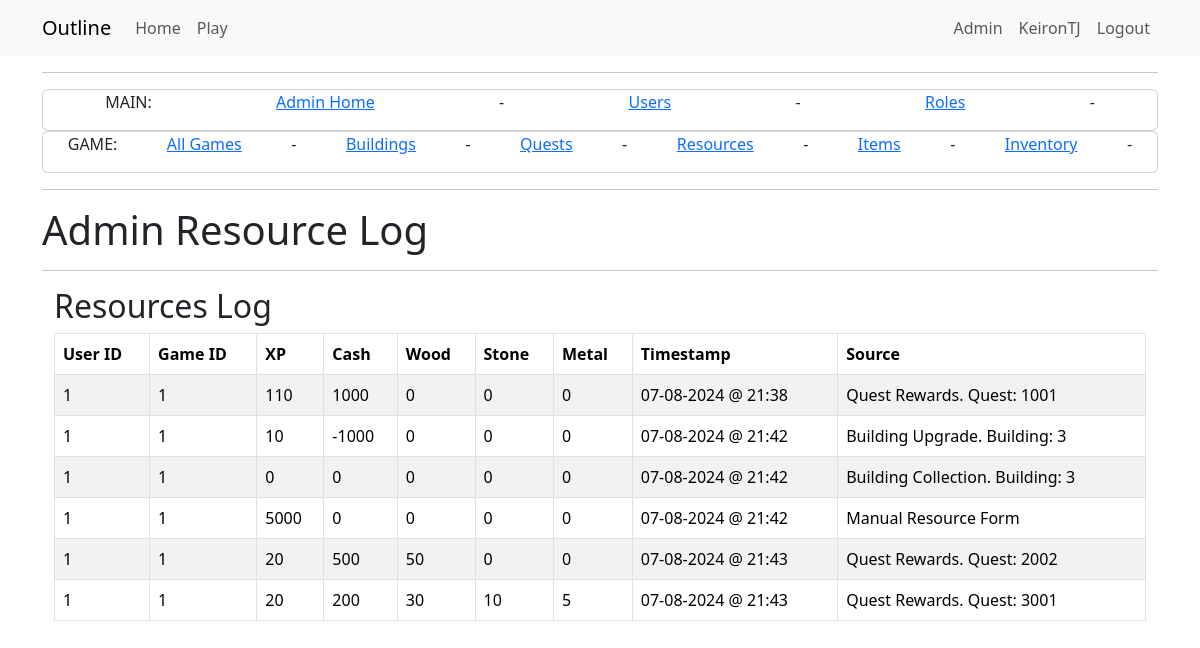
/admin_resourceslog (signed in), run on the app's committed database.
### app/models.py (models this page shows, shortened)
class User(UserMixin, db.Model):
    id = db.Column(Integer, primary_key=True)
    username = db.Column(String(64), index=True, unique=True)
    email = db.Column(String(120), index=True, unique=True)
    password_hash = db.Column(String(256))
    active = db.Column(db.Boolean(), default=True)
    activegame = db.Column(db.Integer, nullable=True)
    game = so.relationship("Game", back_populates="user", cascade="all, delete-orphan")
    role=so.relationship("Role", secondary="user_roles")
    def is_admin(self):
        return 'admin' in [role.name for role in self.role]

class ResourceLog(db.Model):
    __tablename__ = 'resource_log'
    id = db.Column(db.Integer, primary_key=True)
    game_id = db.Column(db.Integer, db.ForeignKey("game.id"))
    cash = db.Column(db.Integer, default=0)
    xp = db.Column(db.Integer, default=0)
    wood = db.Column(db.Integer, default=0)
    stone = db.Column(db.Integer, default=0)
    metal = db.Column(db.Integer, default=0)
    entry_date = db.Column(db.DateTime, default=datetime.now(timezone.utc))
    source = db.Column(db.String(64))
    game = db.relationship("Game", back_populates="resource_logs")

class Game(db.Model):
    __tablename__ = 'game'
    id = db.Column(db.Integer, primary_key=True)
    user_id = db.Column(db.Integer, db.ForeignKey('user.id'), nullable=False)
    game_name = db.Column(db.String(64))
    game_exists = db.Column(db.Boolean, default=True)
    entry_date = db.Column(db.DateTime, default=datetime.now(timezone.utc))
    xp = db.Column(db.Integer, default=0)
    level = db.Column(db.Integer, default=0)
    cash = db.Column(db.Integer, default=0)
    wood = db.Column(db.Integer, default=0)
    stone = db.Column(db.Integer, default=0)
    metal = db.Column(db.Integer, default=0)
    next_level_xp_required = db.Column(db.Integer, default=110)
    user = db.relationship("User", back_populates="game")
    inventories = db.relationship("InventoryUser", back_populates="game")
    quest_progress = db.relationship("QuestProgress", back_populates="game")
    building_progress = db.relationship("BuildingProgress", back_populates="game")
    resource_logs = db.relationship("ResourceLog", back_populates="game")

### app/admin/routes.py (the view)
@bp.route('/admin_resourceslog', methods=['GET', 'POST'])
@login_required
@admin_required
def admin_resourceslog():
    resourcelogs = db.session.query(ResourceLog).all()
    return render_template("admin/game/admin_resourceslog.html",
                           title='Admin Resource Log',
                           resourcelogs=resourcelogs)

### app/game/__init__.py (called while the page is built)
@bp.before_app_request
def before_request():
    load_game()

### app/game/context_processor.py (called while the page is built)
def load_game():
    if current_user.is_authenticated:
        game_id = current_user.activegame
        if game_id:
            g.game = Game.query.get(game_id)
        else:
            g.game = None
    else:
        g.game = None

### app/models.py (called while the page is built)
@login.user_loader
def load_user(id):
    return db.session.get(User, int(id))

### runserver.py (called while the page is built)
def format_datetime(value, format='%d-%m-%Y @ %H:%M'):
    if value is None:
        return "None"
    return value.strftime(format)

### app/templates/admin/game/admin_resourceslog.html
{% extends "admin/admin_base.html" %}
{% block content2 %}
<div class="Jumbotron">
    <h1>{{ title }}</h1>
</div>
<hr />
<div class="container">
    <h2>Resources Log</h2>
    <table class="table table-striped table-bordered">
        <thead>
            <tr>
                <th>User ID</th>
                <th>Game ID</th>
                <th>XP</th>
                <th>Cash</th>
                <th>Wood</th>
                <th>Stone</th>
                <th>Metal</th>
                <th>Timestamp</th>
                <th>Source</th>
            </tr>
        </thead>
        <tbody>
            {% for resourcelog in resourcelogs %}
            <tr>
                <td>{{ resourcelog.game.user_id }}</td>
                <td>{{ resourcelog.game.id }}</td>
                <td>{{ resourcelog.xp }}</td>
                <td>{{ resourcelog.cash }}</td>
                <td>{{ resourcelog.wood }}</td>
                <td>{{ resourcelog.stone }}</td>
                <td>{{ resourcelog.metal }}</td>
                <td>{{ resourcelog.entry_date|datetime|default('N/A', true) }}</td>
                <td>{{ resourcelog.source }}</td>
            </tr>
            {% endfor %}
        </tbody>
    </table>
</div>
{% endblock %}

### app/templates/base.html (shortened to what this page needs)
<!doctype html>
<html lang="en">
<head>
    <link href="https://cdn.jsdelivr.net/npm/bootstrap@5.3.2/dist/css/bootstrap.min.css"
          rel="stylesheet"
>
    <link rel="stylesheet" href="{{ url_for('static', filename='style.css') }}">
</head>
<body>
    <nav class="navbar navbar-expand-lg bg-body-tertiary">
        <div class="container">
            <a class="navbar-brand" href="{{ url_for('main.index') }}">Outline</a>
            <div class="collapse navbar-collapse" id="navbarSupportedContent">
                <ul class="navbar-nav me-auto mb-2 mb-lg-0">
                    <li class="nav-item">
                        <a class="nav-link" aria-current="page" href="{{ url_for('main.index') }}">Home</a>
                    </li>
                    {% if not current_user.is_authenticated or current_user.activegame == None    %}
                    <li class="nav-item">
                        <a class="nav-link" aria-current="page" href="{{ url_for('game.startmenu') }}">Start Menu</a>
                    </li>
                    {% else %}
                    <li class="nav-item">
                        <a class="nav-link" aria-current="page" href="{{ url_for('game.play', game_id=current_user.activegame) }}">Play</a>
                    </li>
                    {% endif %}
                </ul>
                <ul class="navbar-nav mb-2 mb-lg-0">
                    {% if current_user.is_anonymous %}
                    <li class="nav-item">
                        <a class="nav-link" aria-current="page" href="{{ url_for('auth.login') }}">Login</a>
                    </li>
                    {% else %}
                    {% if current_user.is_admin() %}
                    <li class="nav-item">
                        <a class="nav-link" aria-current="page" href="{{ url_for('admin.admin_home') }}">Admin</a>
                    </li>
                    {% endif %}
                    <li class="nav-item">
                        <a class="nav-link" aria-current="page" href="{{ url_for('main.view_profile', user_id=current_user.id) }}">{{ current_user.username }}</a>
                    </li>
                    <li class="nav-item">
                        <a class="nav-link" aria-current="page" href="{{ url_for('auth.logout') }}">Logout</a>
                    </li>
                    {% endif %}
                </ul>
            </div>
        </div>
    </nav>
    <div class="container mt-3">
        {% block content %}{% endblock %}
    </div>
</body>
</html>

### data on the page
User: username "KeironTJ"
ResourceLog: game.user_id "1", game.id "1", xp "110", cash "1000", wood "0", stone "0", metal "0", entry_date "07-08-2024 @ 21:38", source "Quest Rewards. Quest: 1001"
ResourceLog: game.user_id "1", game.id "1", xp "10", cash "-1000", wood "0", stone "0", metal "0", entry_date "07-08-2024 @ 21:42", source "Building Upgrade. Building: 3"
ResourceLog: game.user_id "1", game.id "1", xp "0", cash "0", wood "0", stone "0", metal "0", entry_date "07-08-2024 @ 21:42", source "Building Collection. Building: 3"
ResourceLog: game.user_id "1", game.id "1", xp "5000", cash "0", wood "0", stone "0", metal "0", entry_date "07-08-2024 @ 21:42", source "Manual Resource Form"
ResourceLog: game.user_id "1", game.id "1", xp "20", cash "500", wood "50", stone "0", metal "0", entry_date "07-08-2024 @ 21:43", source "Quest Rewards. Quest: 2002"
ResourceLog: game.user_id "1", game.id "1", xp "20", cash "200", wood "30", stone "10", metal "5", entry_date "07-08-2024 @ 21:43", source "Quest Rewards. Quest: 3001"

### other printed values
{{ title }} "Admin Resource Log"
